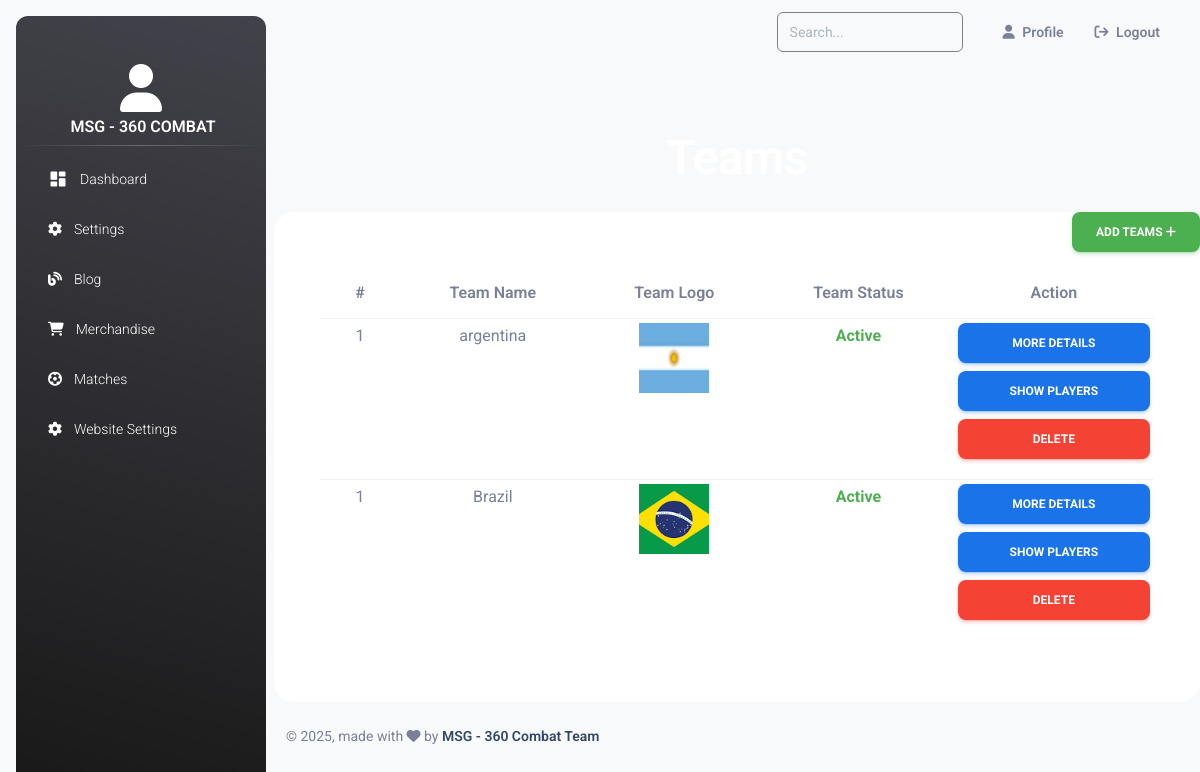
The app's page /admin/index.php?match&type=view_teams (signed in) with its own data.
### tables this page shows
CREATE TABLE `users` (
  `id` int(11) NOT NULL,
  `fullname` varchar(255) NOT NULL,
  `email` varchar(255) NOT NULL,
  `username` varchar(255) NOT NULL,
  `password` varchar(255) NOT NULL,
  `contact` varchar(255) NOT NULL,
  `date_created` datetime NOT NULL DEFAULT current_timestamp() ON UPDATE current_timestamp(),
  `status` int(11) NOT NULL,
  `role` int(11) NOT NULL
);

CREATE TABLE `teams` (
  `team_id` int(11) NOT NULL,
  `name` varchar(255) NOT NULL,
  `logo` varchar(255) NOT NULL,
  `status` int(11) NOT NULL,
  `date_created` datetime NOT NULL DEFAULT current_timestamp() ON UPDATE current_timestamp()
);

### admin/match.php (the view, shortened to what this page needs)
 <?php   if(isset($_GET['type'])&&$_GET['type']=="view_teams"){
    $select_teams = mysqli_query($con,"SELECT * FROM `teams` ");
    ?>
<h1  class="text-center rounded text-white p-3 mt-5 mb-2">Teams </h1><a href="index.php?match&type=add_team" class="btn btn-success" style="float:right;">Add Teams   <i class="fa-solid fa-plus"></i></a>
<div class="container" style="background:white;border-radius:20px;padding:5%;">
                <table class="table text-center  table-sm">
                <thead>
                <tr>
                    <th>#</th>
                    <th>Team Name</th>
                    <th>Team Logo</th>
                    <th>Team Status</th>
                    <th>Action</th>
                </tr>
  </thead>
  <tbody>
<?php
    $i=1;
if(mysqli_num_rows($select_teams)>0){
while($row_fetch = mysqli_fetch_assoc($select_teams)){
    ?>
<tr>
<td><?php echo $i; ?></td>
<td><?php echo $row_fetch['name'] ?></td>
<td><img src="../require/images/<?php echo $row_fetch['logo'] ?>" width="70px" height="70px" alt=""></td>
<td><?php if($row_fetch['status']==="1"){echo'<b class="text-success text-center">Active</b>';}elseif($row_fetch['status']==="0"){echo'<b class="text-danger text-center">DeActive</b>';} ?></td>
<td>
    <a class="w-100 btn btn-info mb-2" href="index.php?match&type=team_stats&id=<?php echo $row_fetch['team_id'] ?>">More Details</a>
    <br>
    <a class="w-100 btn btn-info mb-2" href="index.php?match&type=show_players&id=<?php echo $row_fetch['team_id'] ?>">Show Players</a>
<br>
    <a class="w-100 btn btn-danger" href="index.php?match&type=delete_team&id=<?php echo $row_fetch['team_id'] ?>">Delete</a>
</td>
</tr>
<?php
}$i++;
}else{
    echo'<tr class="text-center mt-2" ><td colspan="7" class="text-center mt-2">No record found</td></tr>';
}
?>
  </tbody>
                </table>
</div>
    <?php } ?>

### admin/includes/header.php (shortened to what this page needs)
<?php
$admin = $_SESSION['admin'] || $_SESSION['user'];
$select_admin  = mysqli_query($con, "SELECT * FROM `users` WHERE `id`='$admin'");
$row_user = mysqli_fetch_assoc($select_admin);
?>
<!DOCTYPE html>
<html lang="en">
<head>
  <link href="https://cdn.jsdelivr.net/npm/bootstrap@5.1.3/dist/css/bootstrap.min.css" rel="stylesheet">
  <link rel="stylesheet" href="https://cdnjs.cloudflare.com/ajax/libs/font-awesome/6.4.2/css/all.min.css" />
  <link href="includes/assets/css/nucleo-icons.css" rel="stylesheet" />
  <link href="includes/assets/css/nucleo-svg.css" rel="stylesheet" />
  <link id="pagestyle" href="includes/assets/css/material-dashboard.css?v=3.1.0" rel="stylesheet" />
</head>
<body class="g-sidenav-show  bg-gray-100">
  <aside class="sidenav navbar navbar-vertical navbar-expand-xs border-0 border-radius-xl my-3 fixed-start ms-3   bg-gradient-dark" id="sidenav-main">
    <div class="sidenav-header">
      <center> <i class="fa-solid fa-3x text-center mt-5  fa-user text-white"></i>
        <p class="ms-1 font-weight-bold text-white text-center text-uppercase"><?= $row_user['fullname'] ?></p>
      </center>
    </div>
    <br><br>
    <hr class="horizontal light mt-0 mb-2">
    <div class="collapse navbar-collapse  w-auto " id="sidenav-collapse-main">
      <ul class="navbar-nav">
        <li class="nav-item">
          <a class="nav-link text-white " href="index.php?dashboard">
            <div class="text-white text-center me-2 d-flex align-items-center justify-content-center">
              <i class="material-icons opacity-10">dashboard</i>
            </div>
            <span class="nav-link-text ms-1">Dashboard</span>
          </a>
        </li>
        <li class="nav-item">
          <a class="nav-link text-white " href="index.php?settings&type=password">
            <div class="text-white text-center me-2 d-flex align-items-center justify-content-center">
              <i class="fa-solid  fa-gear"></i>
            </div>
            <span class="nav-link-text ms-1">Settings</span>
          </a>
        </li>
        <li class="nav-item">
          <a class="nav-link text-white " href="index.php?blog&type=view">
            <div class="text-white text-center me-2 d-flex align-items-center justify-content-center">
              <i class="fa-solid  fa-blog"></i>
            </div>
            <span class="nav-link-text ms-1">Blog</span>
          </a>
        </li>
        <li class="nav-item">
          <a class="nav-link text-white " href="index.php?view_merch">
            <div class="text-white text-center me-2 d-flex align-items-center justify-content-center">
              <i class="fa-solid  fa-shopping-cart"></i>
            </div>
            <span class="nav-link-text ms-1">Merchandise</span>
          </a>
        </li>
        <li class="nav-item">
          <a class="nav-link text-white " href="index.php?match&type=view_match">
            <div class="text-white text-center me-2 d-flex align-items-center justify-content-center">
              <i class="fa-solid  fa-futbol"></i>
            </div>
            <span class="nav-link-text ms-1">Matches</span>
          </a>
        </li>
        <li class="nav-item">
          <a class="nav-link text-white " href="index.php?settings&type=edit">
            <div class="text-white text-center me-2 d-flex align-items-center justify-content-center">
              <i class="fa-solid  fa-gear"></i>
            </div>
            <span class="nav-link-text ms-1">Website Settings</span>
          </a>
        </li>
      </ul>
    </div>
  </aside>
  <main class="main-content border-radius-lg ">
    <nav class="navbar navbar-main navbar-expand-lg px-0 mx-4 shadow-none border-radius-xl" id="navbarBlur" data-scroll="true">
      <div class="container-fluid py-1 px-3">
        <div class="collapse navbar-collapse mt-sm-0 mt-2 me-md-0 me-sm-4" id="navbar">
          <div class="ms-md-auto pe-md-3 d-flex align-items-center">
            <div class="input-group input-group-outline">
              <label class="form-label"></label>
              <input id="search" type="text" placeholder="Search..." class="form-control">
            </div>
          </div>
          <ul class="navbar-nav  justify-content-end">
            <li class="nav-item d-flex align-items-center px-4">
              <a href="index.php?profile" class="nav-link text-body font-weight-bold px-0">
                <i class="fa fa-user me-sm-1"></i>
                <span class="d-sm-inline d-none">Profile</span>
              </a>
            </li>
            <li class="nav-item d-flex align-items-center">
              <a href="index.php?logout" class="nav-link text-body font-weight-bold px-0">
                &nbsp; <i class="fa fa-arrow-right-from-bracket me-sm-1"></i>
                <span class="d-sm-inline d-none">Logout</span>
              </a>
            </li>
          </ul>
        </div>
      </div>
    </nav>

### admin/match.php (style rules this page uses)
.form-control { border:1px solid grey !important; }

### records on screen
users: fullname "MSG - 360 COMBAT"
teams: i "1", name "argentina", logo (picture), status "Active"
teams: i "1", name "Brazil", logo (picture), status "Active"
